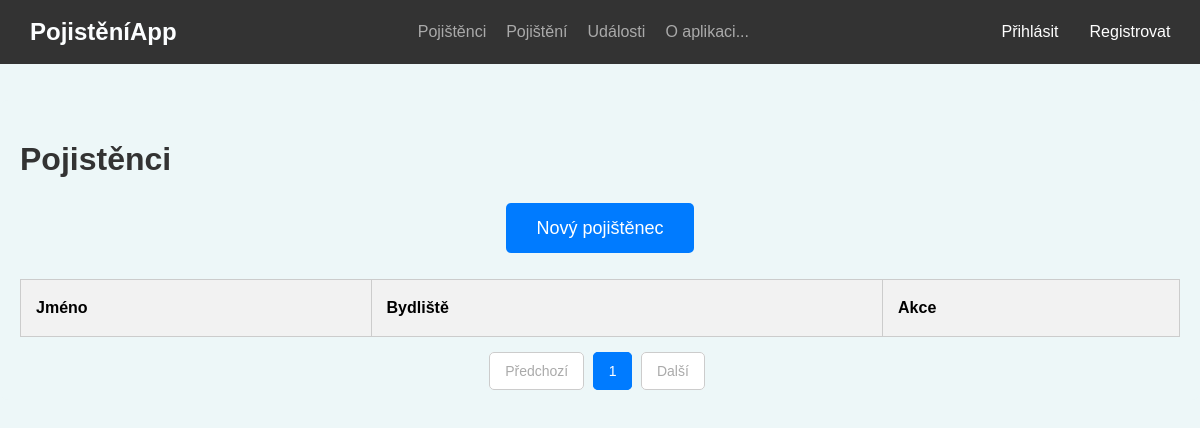
The app's page /pojisteni/, older data.
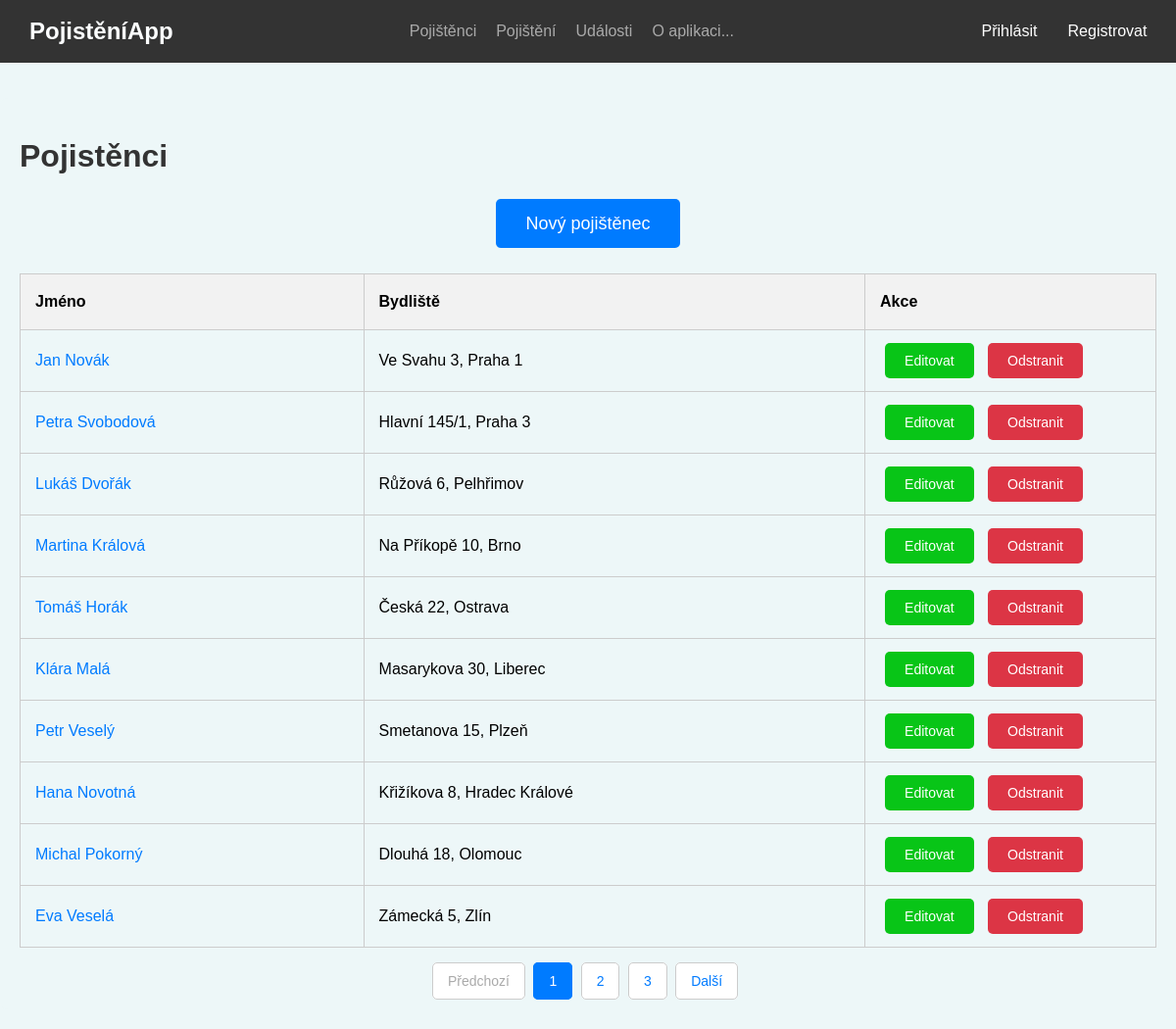
The same page, newer data.
### insurance/models.py (models this page shows, shortened)
class InsuredPerson(models.Model):
    first_name = models.CharField("Jméno", max_length=100)
    last_name = models.CharField("Příjmení", max_length=100)
    age = models.IntegerField("Věk")
    phone_number = models.CharField("Telefonní číslo", max_length=16)
    email = models.EmailField("Email", max_length=254, blank=True, null=True)
    address = models.CharField("Adresa", max_length=255, blank=True, null=True)
    class Meta:
        verbose_name = "Pojištěná osoba"
        verbose_name_plural = "Pojištěné osoby"

### insurance/views.py (the view)
# urls.py: path('', views.index, name='index'),  # Úvodní stránka (zobrazuje seznam pojištěnců)
def index(request):
    insured_people_list = InsuredPerson.objects.all()
    paginator = Paginator(insured_people_list, 10)  # počet pojištěnců na stránku
    page_number = request.GET.get('page')
    insured_people = paginator.get_page(page_number)
    return render(request, 'insurance/index.html', {'insured_people': insured_people})

### insurance/templates/insurance/index.html (shortened to what this page needs)
{% extends 'insurance/base.html' %}
{% block content %}
    <div class="container">
        <h1>Pojistěnci</h1>
        <div class="new-insured-button-container">
            <a href="{% url 'add_insured' %}" class="btn btn-primary new-insured-button">Nový pojištěnec</a>
        </div>
        <table class="table table-striped">
            <thead>
                <tr>
                    <th>Jméno</th>
                    <th>Bydliště</th>
                    <th>Akce</th>
                </tr>
            </thead>
            <tbody>
                {% for person in insured_people %}
                <tr>
                    <td><a href="{% url 'insured_detail' person.id %}">{{ person.first_name }} {{ person.last_name }}</a></td>
                    <td>{{ person.address }}</td>
                    <td>
                        <a href="{% url 'edit_insured' person.id %}" class="btn btn-warning">Editovat</a>
                        <form action="{% url 'delete_insured' person.id %}" method="post" style="display:inline;">
                            <button type="submit" class="btn btn-danger">Odstranit</button>
                        </form>
                    </td>
                </tr>
                {% endfor %}
            </tbody>
        </table>
        <div class="pagination">
            <span class="step-links">
                {% if insured_people.has_previous %}
                    <a href="?page={{ insured_people.previous_page_number }}" class="btn btn-light">Předchozí</a>
                {% else %}
                    <a href="#" class="btn btn-light disabled">Předchozí</a>
                {% endif %}
                {% for num in insured_people.paginator.page_range %}
                    {% if insured_people.number == num %}
                        <a href="?page={{ num }}" class="btn btn-primary">{{ num }}</a>
                    {% else %}
                        <a href="?page={{ num }}" class="btn btn-light">{{ num }}</a>
                    {% endif %}
                {% endfor %}
                {% if insured_people.has_next %}
                    <a href="?page={{ insured_people.next_page_number }}" class="btn btn-light">Další</a>
                {% else %}
                    <a href="#" class="btn btn-light disabled">Další</a>
                {% endif %}
            </span>
        </div>
    </div>
{% endblock %}

### insurance/templates/insurance/base.html (shortened to what this page needs)
<!DOCTYPE html>
<html lang="cs">
<head>
    {% load static %}
    <link rel="stylesheet" href="{% static 'css/style.css' %}">
</head>
<body>
    <header>
        <nav class="navbar">
            <a href="{% url 'index' %}" class="logo">PojistěníApp</a>
            <ul>
                <li><a href="{% url 'insured_list' %}" class="{% if request.resolver_match.url_name == 'insured_list' %}active{% endif %}">Pojištěnci</a></li>
                <li><a href="#" class="{% if request.resolver_match.url_name == 'pojisteni' %}active{% endif %}">Pojištění</a></li>
                <li><a href="#" class="{% if request.resolver_match.url_name == 'udalosti' %}active{% endif %}">Události</a></li>
                <li><a href="{% url 'about' %}" class="{% if request.resolver_match.url_name == 'about' %}active{% endif %}">O aplikaci...</a></li>
            </ul>
            <ul class="nav-right">
                {% if user.is_authenticated %}
                    <li><a href="{% url 'logout' %}">Odhlásit</a></li>
                {% else %}
                    <li><a href="{% url 'login' %}" class="{% if request.resolver_match.url_name == 'login' %}active{% endif %}">Přihlásit</a></li>
                <li><a href="{% url 'register' %}" class="{% if request.resolver_match.url_name == 'register' %}active{% endif %}">Registrovat</a></li>
                {% endif %}
            </ul>
        </nav>
    </header>
    <main>
        {% block content %}
        {% endblock %}
    </main>
</body>
</html>

### insurance/static/css/style.css (style rules this page uses)
body { font-family: Arial, sans-serif; margin: 0; padding: 0; background-color: #edf7f8; }
header { background-color: #333; padding: 10px 0; }
.logo { font-weight: bold; font-size: 24px; color: white; text-decoration: none; }
.navbar { background-color: #333; padding: 10px 20px; position: fixed; width: calc(100% - 40px); height: auto; top: 0; left: 0px; z-index: 1000; display: flex; justify-content: space-between; align-items: center; }
.navbar ul { list-style: none; margin: 0; padding: 0; display: flex; align-items: center; }
.navbar li { margin-right: 0px; }
.navbar a { color: #aaa; text-decoration: none; padding: 8px 10px; display: inline-block; transition: color 0.3s ease; }
.navbar a.logo { color: #fcfeff; font-weight: bold; font-size: 24px; }
.nav-right { display: flex; align-items: center; }
.nav-right a { color: white; text-decoration: none; padding: 8px 0; display: inline-block; transition: color 0.3s ease; width: 100px; text-align: center; }
.nav-right li { margin-left: 0; margin-right: 0; }
.container { max-width: 1200px; margin: 80px auto 20px auto; padding: 20px; background-color: #edf7f8; border-radius: 8px; }
h1 { color: #333; margin-bottom: 20px; }
.btn { font-size: 14px; padding: 10px 20px; margin: 5px; border-radius: 5px; border: none; cursor: pointer; }
.btn-primary { background-color: #007bff; color: white; }
.btn-danger { background-color: #dc3545; color: white; }
.btn-warning { background-color: #08c517; color: white; }
table { width: 100%; border-collapse: collapse; margin-bottom: 25px; table-layout: fixed; }
table, th, td { border: 1px solid #ccc; }
th, td { padding: 8px 15px; text-align: left; white-space: nowrap; height: 40px; }
th { background-color: #f2f2f2; }
td a { text-decoration: none; color: #007bff; }
td button { margin-right: 5px; }
th:nth-child(1), td:nth-child(1) { width: 30%; }
th:nth-child(2), td:nth-child(2) { width: 45%; }
th:nth-child(3), td:nth-child(3) { width: 25%; }
.pagination { text-align: center; }
.pagination .btn { margin-left: -1px; color: #007bff; background-color: white; border: 1px solid #ccc; cursor: pointer; }
.pagination .btn-primary { background-color: #007bff; color: white; border-color: #007bff; }
.pagination a { margin: 0 5px; padding: 10px 15px; text-decoration: none; border: 1px solid #ccc; border-radius: 5px; color: #333; }
.pagination a.disabled { color: #aaa; pointer-events: none; cursor: default; }
.new-insured-button-container { text-align: center; margin: 40px 0; }
.new-insured-button { font-size: 18px; padding: 15px 30px; text-decoration: none; }

Row changes from the older to the newer data that the page shows:
added InsuredPerson: first_name "Jan", last_name "Novák", address "Ve Svahu 3, Praha 1"
added InsuredPerson: first_name "Petra", last_name "Svobodová", address "Hlavní 145/1, Praha 3"
added InsuredPerson: first_name "Lukáš", last_name "Dvořák", address "Růžová 6, Pelhřimov"
added InsuredPerson: first_name "Martina", last_name "Králová", address "Na Příkopě 10, Brno"
added InsuredPerson: first_name "Tomáš", last_name "Horák", address "Česká 22, Ostrava"
added InsuredPerson: first_name "Klára", last_name "Malá", address "Masarykova 30, Liberec"
added InsuredPerson: first_name "Petr", last_name "Veselý", address "Smetanova 15, Plzeň"
added InsuredPerson: first_name "Hana", last_name "Novotná", address "Křižíkova 8, Hradec Králové"
added InsuredPerson: first_name "Michal", last_name "Pokorný", address "Dlouhá 18, Olomouc"
added InsuredPerson: first_name "Eva", last_name "Veselá", address "Zámecká 5, Zlín"
Text that changed along with them:
new list line: "2"
new list line: "3"
